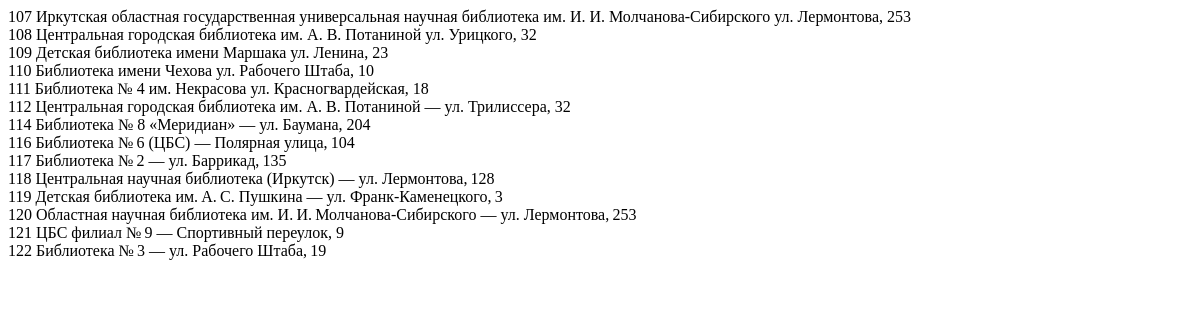
The app's page /, older data.
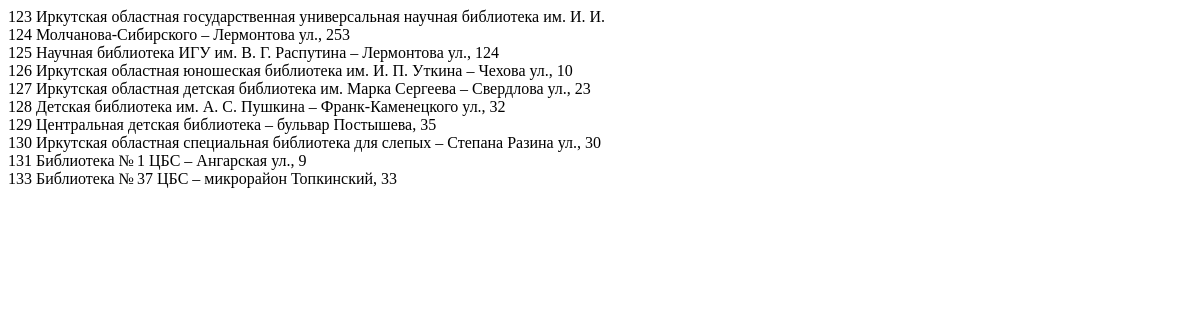
The same page, newer data.
### library/models.py (models this page shows, shortened)
class Library(models.Model):
    name = models.TextField("Название библиотеки")
    address = models.TextField("Адрес")
    user = models.ForeignKey(User, on_delete=models.CASCADE, null=True, blank=True, verbose_name="Пользователь")
    class Meta:
        verbose_name = "Библиотека"
        verbose_name_plural = "Библиотеки"

### library/views.py (the view)
# urls.py: path('', views.ShowLibraryView.as_view()),
class ShowLibraryView(TemplateView):
    template_name = "library/show_library.html"
    def get_context_data(self, **kwargs: Any) -> dict[str, Any]:
        context = super().get_context_data(**kwargs)
        context['library'] = Library.objects.all()
        return context

### templates/library/show_library.html (shortened to what this page needs)
<!DOCTYPE html>
<html lang="en">
<head>
</head>
<body>
    {% for s in library %}
    {{s.id}} {{s.name}} {{s.address}}<br>
    {% endfor %}
</body>
</html>

Row changes from the older to the newer data that the page shows:
removed Library: id "107", name "Иркутская областная государственная универсальная научная библиотека им. И. И. Молчанова-Сибирского", address "ул. Лермонтова, 253"
removed Library: id "108", name "Центральная городская библиотека им. А. В. Потаниной", address "ул. Урицкого, 32"
removed Library: id "109", name "Детская библиотека имени Маршака", address "ул. Ленина, 23"
removed Library: id "110", name "Библиотека имени Чехова", address "ул. Рабочего Штаба, 10"
removed Library: id "111", name "Библиотека № 4 им. Некрасова", address "ул. Красногвардейская, 18"
removed Library: id "112", name "Центральная городская библиотека им. А. В. Потаниной — ул. Трилиссера, 32"
removed Library: id "114", name "Библиотека № 8 «Меридиан» — ул. Баумана, 204"
removed Library: id "116", name "Библиотека № 6 (ЦБС) — Полярная улица, 104"
removed Library: id "117", name "Библиотека № 2 — ул. Баррикад, 135"
removed Library: id "118", name "Центральная научная библиотека (Иркутск) — ул. Лермонтова, 128"
removed Library: id "119", name "Детская библиотека им. А. С. Пушкина — ул. Франк‑Каменецкого, 3"
removed Library: id "120", name "Областная научная библиотека им. И. И. Молчанова-Сибирского — ул. Лермонтова, 253"
removed Library: id "121", name "ЦБС филиал № 9 — Спортивный переулок, 9"
removed Library: id "122", name "Библиотека № 3 — ул. Рабочего Штаба, 19"
added Library: id "123", name "Иркутская областная государственная универсальная научная библиотека им. И. И."
added Library: id "124", name "Молчанова‑Сибирского – Лермонтова ул., 253"
added Library: id "125", name "Научная библиотека ИГУ им. В. Г. Распутина – Лермонтова ул., 124"
added Library: id "126", name "Иркутская областная юношеская библиотека им. И. П. Уткина – Чехова ул., 10"
added Library: id "127", name "Иркутская областная детская библиотека им. Марка Сергеева – Свердлова ул., 23"
added Library: id "128", name "Детская библиотека им. А. С. Пушкина – Франк‑Каменецкого ул., 32"
added Library: id "129", name "Центральная детская библиотека – бульвар Постышева, 35"
added Library: id "130", name "Иркутская областная специальная библиотека для слепых – Степана Разина ул., 30"
added Library: id "131", name "Библиотека № 1 ЦБС – Ангарская ул., 9"
added Library: id "133", name "Библиотека № 37 ЦБС – микрорайон Топкинский, 33"
